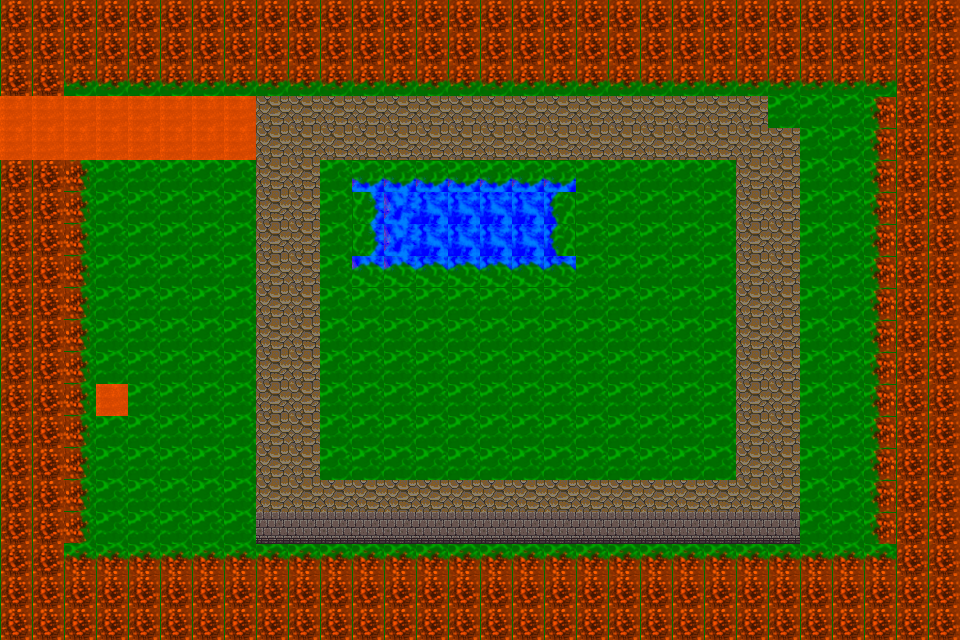

A 2D game scene composited from a Tiled map and its tileset images. What follows is a short description and the map's XML, with every tile layer's data as written:
An orthogonal 30x20 tile map with 32x32 px tiles, 5 tile layers (Tile Layer 6, Tile Layer 2, Tile Layer 3, Tile Layer 4, ...), 2 tilesets.

<map version="1.10" tiledversion="1.11.0" orientation="orthogonal" renderorder="right-down" width="30" height="20" tilewidth="32" tileheight="32" infinite="0" nextlayerid="13" nextobjectid="1">
 <tileset firstgid="1" source="terrain3 gimp.tsx" />
 <tileset firstgid="65" source="kylä.tsx" />
 <layer id="7" name="Tile Layer 6" width="30" height="20">
  <data encoding="csv">
0,0,0,0,0,0,0,0,0,0,0,0,0,0,0,0,0,0,0,0,0,0,0,0,0,0,0,0,0,0,
0,0,1,1,1,1,1,1,1,1,1,1,1,1,1,1,1,1,1,1,1,1,1,1,1,1,1,1,0,0,
2,2,1,1,1,1,1,1,1,1,1,1,1,1,1,1,1,1,1,1,1,1,1,1,1,1,1,1,0,0,
2,2,1,1,1,1,1,1,1,1,1,1,1,1,1,1,1,1,1,1,1,1,1,1,1,1,1,1,0,0,
0,0,1,1,1,1,1,1,1,1,1,1,1,1,1,1,1,1,1,1,1,1,1,1,1,1,1,1,0,0,
0,0,1,1,1,1,1,1,1,1,1,3,3,3,3,3,3,3,1,1,1,1,1,1,1,1,1,1,0,0,
0,0,1,1,1,1,1,1,1,1,1,3,3,4,4,4,4,4,1,1,1,1,1,1,1,1,1,1,0,0,
0,0,1,1,1,1,1,1,1,1,1,3,3,4,4,4,4,4,1,1,1,1,1,1,1,1,1,1,0,0,
0,0,1,1,1,1,1,1,1,1,1,3,3,4,4,4,4,4,1,1,1,1,1,1,1,1,1,1,0,0,
0,0,1,1,1,1,1,1,1,1,1,1,1,1,1,1,1,1,1,1,1,1,1,1,1,1,1,1,0,0,
0,0,1,1,1,1,1,1,1,1,1,1,1,1,1,1,1,1,1,1,1,1,1,1,1,1,1,1,0,0,
0,0,1,1,1,1,1,1,1,1,1,1,1,1,1,1,1,1,1,1,1,1,1,1,1,1,1,1,0,0,
0,0,1,1,1,1,1,1,1,1,1,1,1,1,1,1,1,1,1,1,1,1,1,1,1,1,1,1,0,0,
0,0,1,1,1,1,1,1,1,1,1,1,1,1,1,1,1,1,1,1,1,1,1,1,1,1,1,1,0,0,
0,0,1,1,1,1,1,1,1,1,1,1,1,1,1,1,1,1,1,1,1,1,1,1,1,1,1,1,0,0,
0,0,1,1,1,1,1,1,1,1,1,1,1,1,1,1,1,1,1,1,1,1,1,1,1,1,1,1,0,0,
0,0,1,1,1,1,1,1,1,1,1,1,1,1,1,1,1,1,1,1,1,1,1,1,1,1,1,1,0,0,
0,0,1,1,1,1,1,1,1,1,1,1,1,1,1,1,1,1,1,1,1,1,1,1,1,1,1,1,0,0,
0,0,0,0,0,0,0,0,0,0,0,0,0,0,0,0,0,0,0,0,0,0,0,0,0,0,0,0,0,0,
0,0,0,0,0,0,0,0,0,0,0,0,0,0,0,0,0,0,0,0,0,0,0,0,0,0,0,0,0,0
</data>
 </layer>
 <layer id="8" name="Tile Layer 2" width="30" height="20">
  <data encoding="csv">
2,2,2,2,2,2,2,2,2,2,2,2,2,2,2,2,2,2,2,2,2,2,2,2,2,2,2,2,2,2,
2,2,2,2,2,2,2,2,2,2,2,2,2,2,2,2,2,2,2,2,2,2,2,2,2,2,2,2,2,2,
2,2,34,34,34,34,34,34,34,34,34,34,34,34,34,34,34,34,34,34,34,34,34,34,34,34,34,34,2,2,
2,2,1610612770,0,0,0,0,0,0,0,0,0,0,0,0,0,0,0,0,0,0,0,0,0,0,0,0,2684354594,2,2,
2,2,1610612770,0,0,0,0,0,0,0,0,0,0,0,0,0,0,0,0,0,0,0,0,0,0,0,0,2684354594,2,2,
2,2,1610612770,0,0,0,0,0,0,0,0,0,0,0,0,0,0,0,0,0,0,0,0,0,0,0,0,2684354594,2,2,
2,2,1610612770,0,0,0,0,0,0,0,0,0,0,0,0,0,0,0,0,0,0,0,0,0,0,0,0,2684354594,2,2,
2,2,1610612770,0,0,0,0,0,0,0,0,0,0,0,0,0,0,0,0,0,0,0,0,0,0,0,0,2684354594,2,2,
2,2,1610612770,0,0,0,0,0,0,0,0,0,0,0,0,0,0,0,0,0,0,0,0,0,0,0,0,2684354594,2,2,
2,2,1610612770,0,0,0,0,0,0,0,0,0,0,0,0,0,0,0,0,0,0,0,0,0,0,0,0,2684354594,2,2,
2,2,1610612770,0,0,0,0,0,0,0,0,0,0,0,0,0,0,0,0,0,0,0,0,0,0,0,0,2684354594,2,2,
2,2,1610612770,0,0,0,0,0,0,0,0,0,0,0,0,0,0,0,0,0,0,0,0,0,0,0,0,2684354594,2,2,
2,2,1610612770,0,0,0,0,0,0,0,0,0,0,0,0,0,0,0,0,0,0,0,0,0,0,0,0,2684354594,2,2,
2,2,1610612770,0,0,0,0,0,0,0,0,0,0,0,0,0,0,0,0,0,0,0,0,0,0,0,0,2684354594,2,2,
2,2,1610612770,0,0,0,0,0,0,0,0,0,0,0,0,0,0,0,0,0,0,0,0,0,0,0,0,2684354594,2,2,
2,2,1610612770,0,0,0,0,0,0,0,0,0,0,0,0,0,0,0,0,0,0,0,0,0,0,0,0,2684354594,2,2,
2,2,1610612770,0,0,0,0,0,0,0,0,0,0,0,0,0,0,0,0,0,0,0,0,0,0,0,0,2684354594,2,2,
2,2,1073741858,1073741858,1073741858,1073741858,1073741858,1073741858,1073741858,1073741858,1073741858,1073741858,1073741858,1073741858,1073741858,1073741858,1073741858,1073741858,1073741858,1073741858,1073741858,1073741858,1073741858,1073741858,1073741858,1073741858,1073741858,1073741858,2,2,
2,2,2,2,2,2,2,2,2,2,2,2,2,2,2,2,2,2,2,2,2,2,2,2,2,2,2,2,2,2,
2,2,2,2,2,2,2,2,2,2,2,2,2,2,2,2,2,2,2,2,2,2,2,2,2,2,2,2,2,2
</data>
 </layer>
 <layer id="9" name="Tile Layer 3" width="30" height="20">
  <data encoding="csv">
0,0,0,0,0,0,0,0,0,0,0,0,0,0,0,0,0,0,0,0,0,0,0,0,0,0,0,0,0,0,
0,0,0,0,0,0,0,0,0,0,0,0,0,0,0,0,0,0,0,0,0,0,0,0,0,0,0,0,0,0,
0,0,0,0,0,0,0,0,0,0,0,0,0,0,0,0,0,0,0,0,0,0,0,0,0,0,0,0,0,0,
0,0,0,0,0,0,0,0,0,0,0,0,0,0,0,0,0,0,0,0,0,0,0,0,0,0,0,0,0,0,
0,0,0,0,0,0,0,0,0,0,0,0,0,0,0,0,0,0,0,0,0,0,0,0,0,0,0,0,0,0,
0,0,0,0,0,0,0,0,0,0,0,33,33,33,33,33,33,33,0,0,0,0,0,0,0,0,0,0,0,0,
0,0,0,0,0,0,0,0,0,0,0,536870945,0,0,0,0,0,3758096417,0,0,0,0,0,0,0,0,0,0,0,0,
0,0,0,0,0,0,0,0,0,0,0,536870945,0,0,0,0,0,3758096417,0,0,0,0,0,0,0,0,0,0,0,0,
0,0,0,0,0,0,0,0,0,0,0,1073741857,1073741857,1073741857,1073741857,1073741857,1073741857,1073741857,0,0,0,0,0,0,0,0,0,0,0,0,
0,0,0,0,0,0,0,0,0,0,0,0,0,0,0,0,0,0,0,0,0,0,0,0,0,0,0,0,0,0,
0,0,0,0,0,0,0,0,0,0,0,0,0,0,0,0,0,0,0,0,0,0,0,0,0,0,0,0,0,0,
0,0,0,0,0,0,0,0,0,0,0,0,0,0,0,0,0,0,0,0,0,0,0,0,0,0,0,0,0,0,
0,0,0,0,0,0,0,0,0,0,0,0,0,0,0,0,0,0,0,0,0,0,0,0,0,0,0,0,0,0,
0,0,0,0,0,0,0,0,0,0,0,0,0,0,0,0,0,0,0,0,0,0,0,0,0,0,0,0,0,0,
0,0,0,0,0,0,0,0,0,0,0,0,0,0,0,0,0,0,0,0,0,0,0,0,0,0,0,0,0,0,
0,0,0,0,0,0,0,0,0,0,0,0,0,0,0,0,0,0,0,0,0,0,0,0,0,0,0,0,0,0,
0,0,0,0,0,0,0,0,0,0,0,0,0,0,0,0,0,0,0,0,0,0,0,0,0,0,0,0,0,0,
0,0,0,0,0,0,0,0,0,0,0,0,0,0,0,0,0,0,0,0,0,0,0,0,0,0,0,0,0,0,
0,0,0,0,0,0,0,0,0,0,0,0,0,0,0,0,0,0,0,0,0,0,0,0,0,0,0,0,0,0,
0,0,0,0,0,0,0,0,0,0,0,0,0,0,0,0,0,0,0,0,0,0,0,0,0,0,0,0,0,0
</data>
 </layer>
 <layer id="10" name="Tile Layer 4" width="30" height="20">
  <data encoding="csv">
0,0,0,0,0,0,0,0,0,0,0,0,0,0,0,0,0,0,0,0,0,0,0,0,0,0,0,0,0,0,
0,0,0,0,0,0,0,0,0,0,0,0,0,0,0,0,0,0,0,0,0,0,0,0,0,0,0,0,0,0,
0,0,0,0,0,0,0,0,0,0,0,0,0,0,0,0,0,0,0,0,0,0,0,0,0,0,0,0,0,0,
6,6,6,6,6,6,6,6,6,6,6,6,6,6,6,0,0,0,0,0,0,0,0,0,0,0,0,0,0,0,
6,6,6,6,6,6,6,6,6,6,6,6,6,6,6,0,0,0,0,0,0,0,0,0,0,0,0,0,0,0,
0,0,0,0,0,0,0,0,0,0,0,0,0,0,0,0,0,0,0,0,0,0,0,0,0,0,0,0,0,0,
0,0,0,0,0,0,0,0,0,0,0,0,0,0,0,0,0,0,0,0,0,0,0,0,0,0,0,0,0,0,
0,0,0,0,0,0,0,0,0,0,0,0,0,0,0,0,0,0,0,0,0,0,0,0,0,0,0,0,0,0,
0,0,0,0,0,0,0,0,0,0,0,0,0,0,0,0,0,0,0,0,0,0,0,0,0,0,0,0,0,0,
0,0,0,0,0,0,0,0,0,0,0,0,0,0,0,0,0,0,0,0,0,0,0,0,0,0,0,0,0,0,
0,0,0,0,0,0,0,0,0,0,0,0,0,0,0,0,0,0,0,0,0,0,0,0,0,0,0,0,0,0,
0,0,0,0,0,0,0,0,0,0,0,0,0,0,0,0,0,0,0,0,0,0,0,0,0,0,0,0,0,0,
0,0,0,6,0,0,0,0,0,0,0,0,0,0,0,0,0,0,0,0,0,0,0,0,0,0,0,0,0,0,
0,0,0,0,0,0,0,0,0,0,0,0,0,0,0,0,0,0,0,0,0,0,0,0,0,0,0,0,0,0,
0,0,0,0,0,0,0,0,0,0,0,0,0,0,0,0,0,0,0,0,0,0,0,0,0,0,0,0,0,0,
0,0,0,0,0,0,0,0,0,0,0,0,0,0,0,0,0,0,0,0,0,0,0,0,0,0,0,0,0,0,
0,0,0,0,0,0,0,0,0,0,0,0,0,0,0,0,0,0,0,0,0,0,0,0,0,0,0,0,0,0,
0,0,0,0,0,0,0,0,0,0,0,0,0,0,0,0,0,0,0,0,0,0,0,0,0,0,0,0,0,0,
0,0,0,0,0,0,0,0,0,0,0,0,0,0,0,0,0,0,0,0,0,0,0,0,0,0,0,0,0,0,
0,0,0,0,0,0,0,0,0,0,0,0,0,0,0,0,0,0,0,0,0,0,0,0,0,0,0,0,0,0
</data>
 </layer>
 <objectgroup id="11" name="Object Layer 1" />
 <layer id="12" name="kaupunki" width="30" height="20">
  <data encoding="csv">
0,0,0,0,0,0,0,0,0,0,0,0,0,0,0,0,0,0,0,0,0,0,0,0,0,0,0,0,0,0,
0,0,0,0,0,0,0,0,0,0,0,0,0,0,0,0,0,0,0,0,0,0,0,0,0,0,0,0,0,0,
0,0,0,0,0,0,0,0,0,0,0,0,0,0,0,0,0,0,0,0,0,0,0,0,0,0,0,0,0,0,
0,0,0,0,0,0,0,0,248,248,248,248,248,248,248,248,248,248,248,248,248,248,248,248,0,0,0,0,0,0,
0,0,0,0,0,0,0,0,248,248,248,248,248,248,248,248,248,248,248,248,248,248,248,248,248,0,0,0,0,0,
0,0,0,0,0,0,0,0,248,248,0,0,0,0,0,0,0,0,0,0,0,0,0,248,248,0,0,0,0,0,
0,0,0,0,0,0,0,0,248,248,0,0,0,0,0,0,0,0,0,0,0,0,0,248,248,0,0,0,0,0,
0,0,0,0,0,0,0,0,248,248,0,0,0,0,0,0,0,0,0,0,0,0,0,248,248,0,0,0,0,0,
0,0,0,0,0,0,0,0,248,248,0,0,0,0,0,0,0,0,0,0,0,0,0,248,248,0,0,0,0,0,
0,0,0,0,0,0,0,0,248,248,0,0,0,0,0,0,0,0,0,0,0,0,0,248,248,0,0,0,0,0,
0,0,0,0,0,0,0,0,248,248,0,0,0,0,0,0,0,0,0,0,0,0,0,248,248,0,0,0,0,0,
0,0,0,0,0,0,0,0,248,248,0,0,0,0,0,0,0,0,0,0,0,0,0,248,248,0,0,0,0,0,
0,0,0,0,0,0,0,0,248,248,0,0,0,0,0,0,0,0,0,0,0,0,0,248,248,0,0,0,0,0,
0,0,0,0,0,0,0,0,248,248,0,0,0,0,0,0,0,0,0,0,0,0,0,248,248,0,0,0,0,0,
0,0,0,0,0,0,0,0,248,248,0,0,0,0,0,0,0,0,0,0,0,0,0,248,248,0,0,0,0,0,
0,0,0,0,0,0,0,0,248,248,248,248,248,248,248,248,248,248,248,248,248,248,248,248,248,0,0,0,0,0,
0,0,0,0,0,0,0,0,168,168,168,168,168,168,168,168,168,168,168,168,168,168,168,168,168,0,0,0,0,0,
0,0,0,0,0,0,0,0,0,0,0,0,0,0,0,0,0,0,0,0,0,0,0,0,0,0,0,0,0,0,
0,0,0,0,0,0,0,0,0,0,0,0,0,0,0,0,0,0,0,0,0,0,0,0,0,0,0,0,0,0,
0,0,0,0,0,0,0,0,0,0,0,0,0,0,0,0,0,0,0,0,0,0,0,0,0,0,0,0,0,0
</data>
 </layer>
</map>
